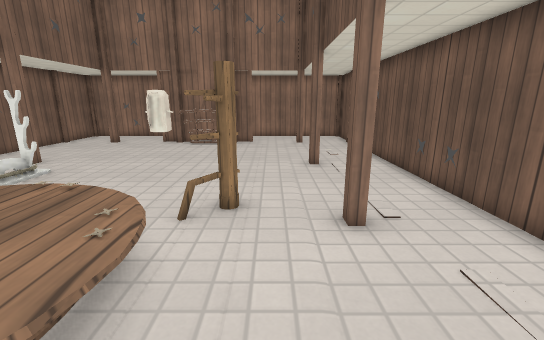
view 1 (above)

15 first-person views from a walk through a level from a Godot 3-D game. The camera is 1.2 m above the floor, tilts 14° down and sees 90° across. The floor is counted in squares, 0.5 m on a side. Each view is taken from the middle of a square. On the plan, view 1 faces up. The plan holds only what a view shows up to about 18 squares ahead; the rest is blank. Flat picture figures and markers are left out. Characters and animated objects are not drawn. Surface patterns are stand-ins for the level's own textures.

view 2
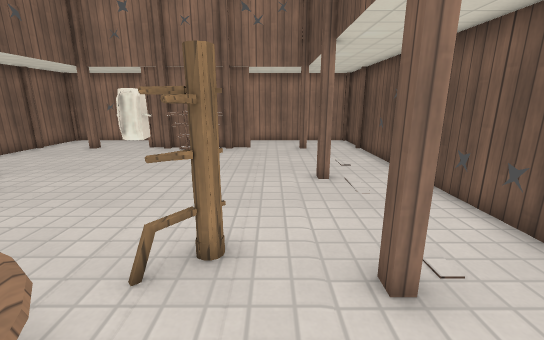

view 3
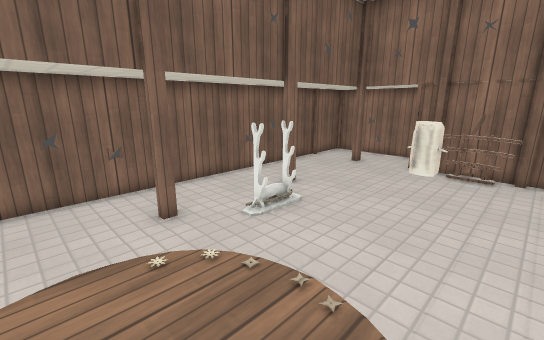

view 4
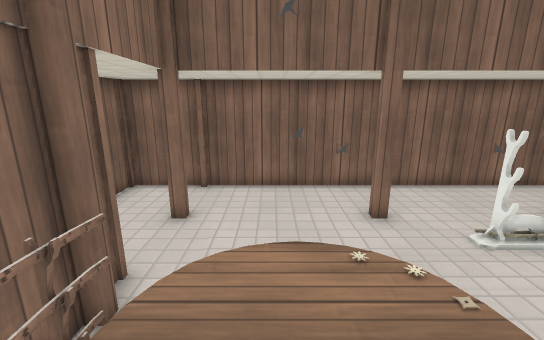

view 5
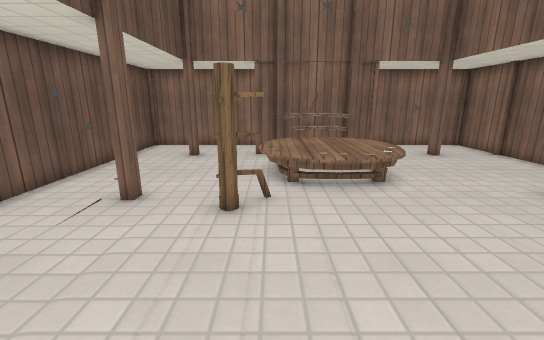

view 6
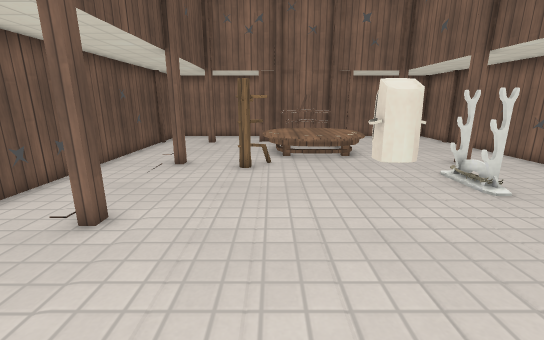

view 7
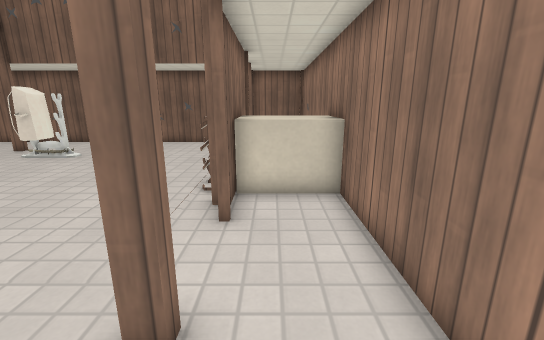

view 8
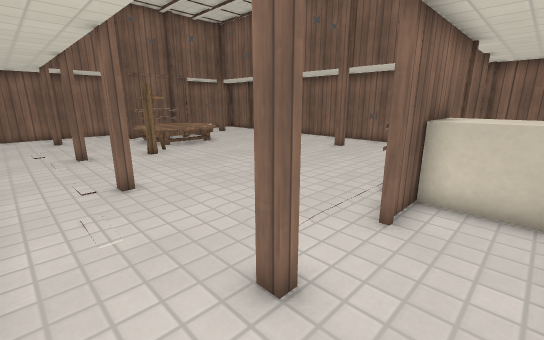

view 9
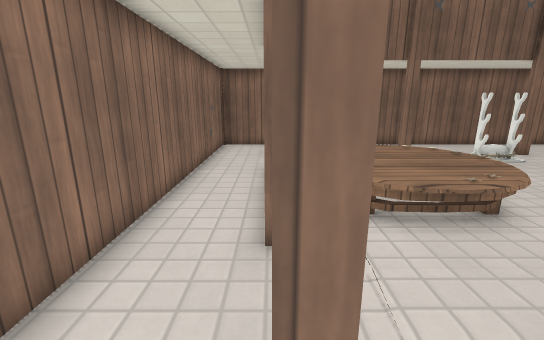

view 10
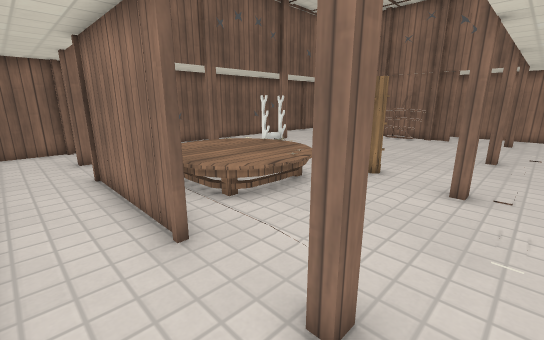

view 11
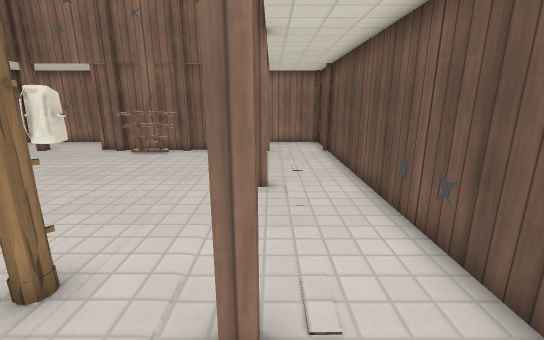

view 12
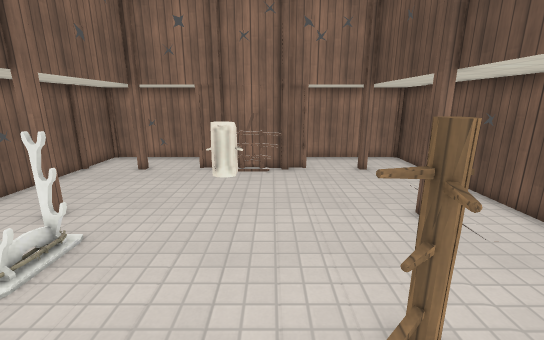

view 13
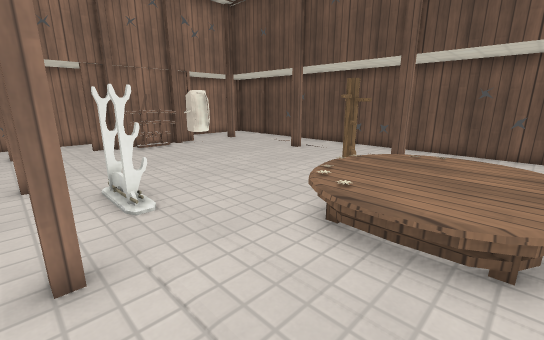

view 14
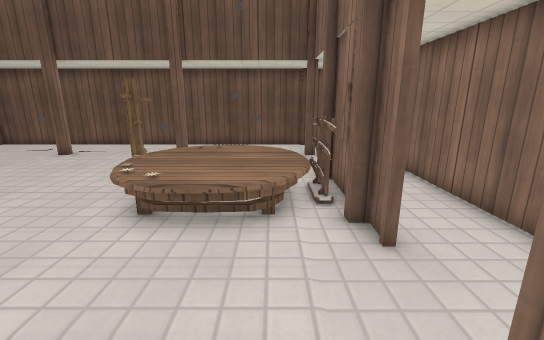

view 15
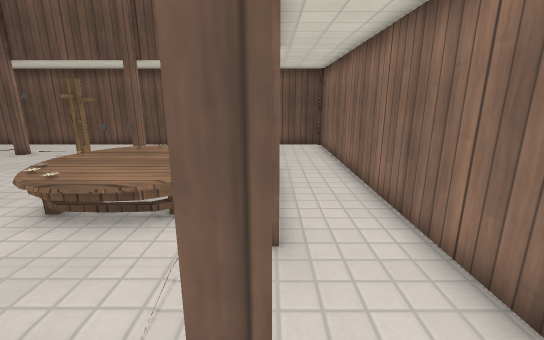

### Floor plan
Key: @ floor where view 1 was taken; # wall or solid block; . main floor; : floor 0.5 m higher than the main floor; / step, stairs or slope; = window, fence, low wall or low ledge; S sword; O other object.
Columns run from 13 left of view 1 to 5 right of it. Each row starts with its distance up from view 1.
 20 ###################
 19 #...... =#=.......#
 18 #...... =#=.......#
 17 #..#...#####...#..#
 16 #.......===.......#
 15 #.................#
 14 #.................#
 13 #.................#
 12 #.................#
 11 #..#....OO.....#..#
 10 #.......OO........#
  9 #....S............#
  8 #.................#
  7 #....S............#
  6 #..........OO.....#
  5 #..#....././O..#..#
  4 #....../:::/......#
  3 #......:::::......#
  2 #......:::::......#
  1 #....../:::/......#
  0 #.......===..@....#
 -1 #..#...#####...#..#
 -2 #.................#
 -3 #.................#
 -4 ###################

Positions as (right, up) in squares from view 1, and headings:
1: (0, 0), facing up
2: (0, 2), facing up
3: (-2, 2), facing up-left
4: (-2, 2), facing left
5: (-2, 12), facing down
6: (-2, 16), facing down
7: (4, 18), facing left
8: (4, 19), facing down-left
9: (3, -1), facing left
10: (3, -3), facing up-left
11: (2, 3), facing up
12: (-3, 3), facing up
13: (-10, 1), facing up-right
14: (-11, 1), facing right
15: (-11, -1), facing right
